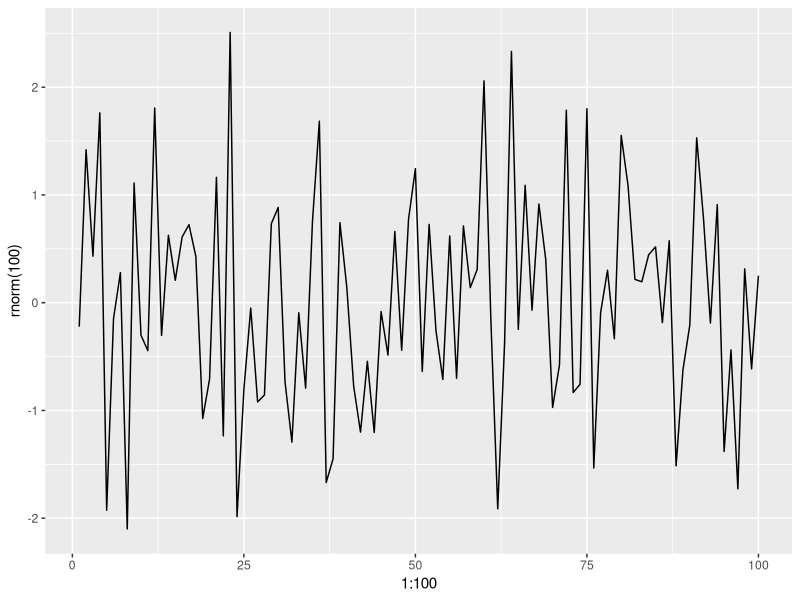

The R script that drew this image:
## ---- chunk 1
require(ggplot2)
ggplot(data = NULL) +
geom_line(aes(x = 1:100, y = rnorm(100)))
